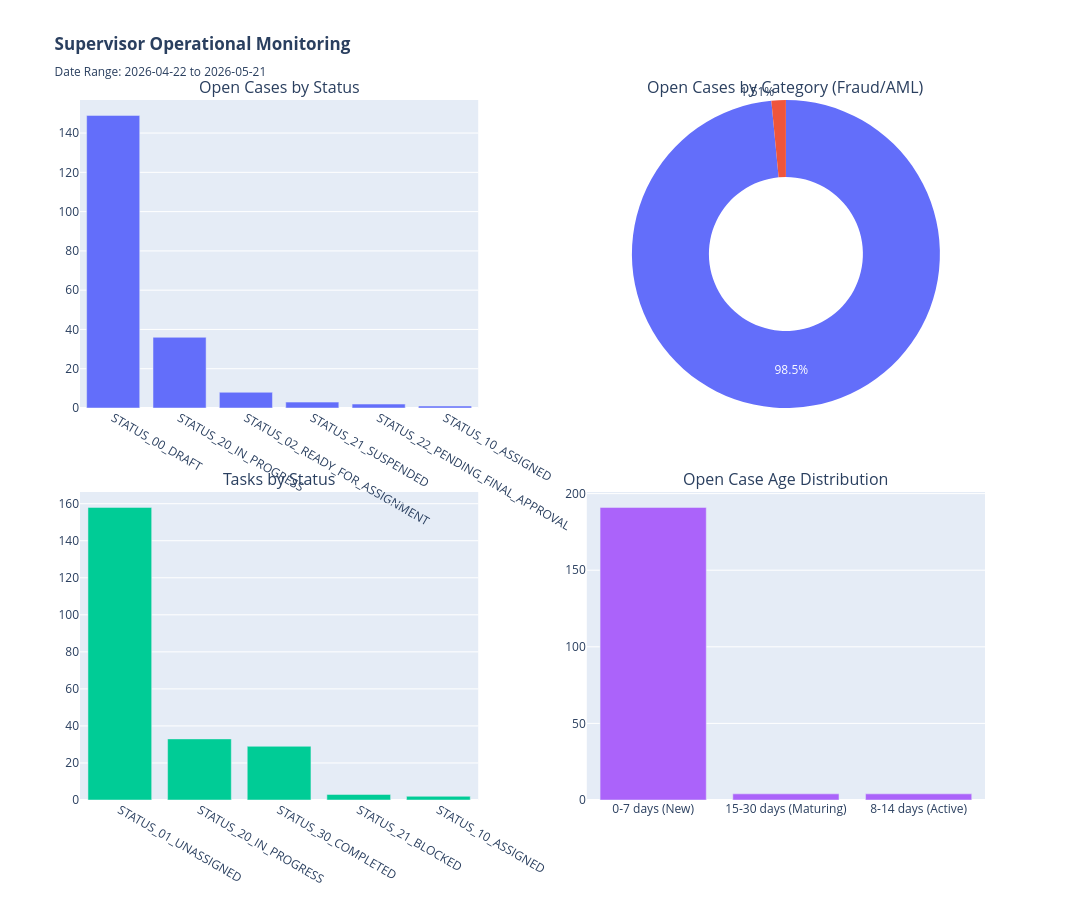

The notebook cell saved with this chart:
### Code cell
render_supervisor_operational_charts(metrics)

### Figure 1 — Plotly figure (JSON) as saved in the notebook; plotly's stock layout.template omitted (floating-point values rounded to 4 significant figures)
{"data": [{"name": "Open Cases", "type": "bar", "x": ["STATUS_00_DRAFT", "STATUS_20_IN_PROGRESS", "STATUS_02_READY_FOR_ASSIGNMENT", "STATUS_21_SUSPENDED", "STATUS_22_PENDING_FINAL_APPROVAL", "STATUS_10_ASSIGNED"], "xaxis": "x", "y": [149, 36, 8, 3, 2, 1], "yaxis": "y"}, {"domain": {"x": [0.56, 1], "y": [0.56, 1]}, "hole": 0.5, "labels": ["UNKNOWN", "AML"], "name": "Case Category", "type": "pie", "values": [196, 3]}, {"name": "Tasks", "type": "bar", "x": ["STATUS_01_UNASSIGNED", "STATUS_20_IN_PROGRESS", "STATUS_30_COMPLETED", "STATUS_21_BLOCKED", "STATUS_10_ASSIGNED"], "xaxis": "x2", "y": [158, 33, 29, 3, 2], "yaxis": "y2"}, {"name": "Open Cases", "type": "bar", "x": ["0-7 days (New)", "15-30 days (Maturing)", "8-14 days (Active)"], "xaxis": "x3", "y": [191, 4, 4], "yaxis": "y3"}], "layout": {"annotations": [{"font": {"size": 16}, "showarrow": false, "text": "Open Cases by Status", "x": 0.22, "xanchor": "center", "xref": "paper", "y": 1, "yanchor": "bottom", "yref": "paper"}, {"font": {"size": 16}, "showarrow": false, "text": "Open Cases by Category (Fraud/AML)", "x": 0.78, "xanchor": "center", "xref": "paper", "y": 1, "yanchor": "bottom", "yref": "paper"}, {"font": {"size": 16}, "showarrow": false, "text": "Tasks by Status", "x": 0.22, "xanchor": "center", "xref": "paper", "y": 0.44, "yanchor": "bottom", "yref": "paper"}, {"font": {"size": 16}, "showarrow": false, "text": "Open Case Age Distribution", "x": 0.78, "xanchor": "center", "xref": "paper", "y": 0.44, "yanchor": "bottom", "yref": "paper"}], "height": 900, "showlegend": false, "title": {"text": "<b>Supervisor Operational Monitoring</b><br><sub>Date Range: 2026-04-22 to 2026-05-21</sub>"}, "width": 1400, "xaxis": {"anchor": "y", "domain": [0, 0.44]}, "xaxis2": {"anchor": "y2", "domain": [0, 0.44]}, "xaxis3": {"anchor": "y3", "domain": [0.56, 1]}, "yaxis": {"anchor": "x", "domain": [0.56, 1]}, "yaxis2": {"anchor": "x2", "domain": [0, 0.44]}, "yaxis3": {"anchor": "x3", "domain": [0, 0.44]}}}
